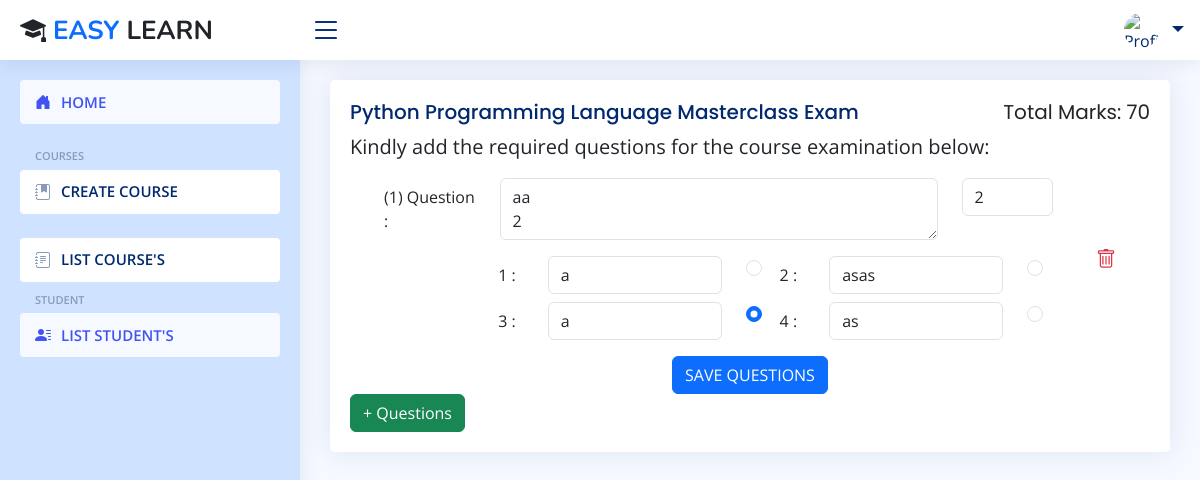
Screenshot of /course/detail/exam/1/ with the database file from the repository.
### Course/models.py (models this page shows, shortened)
class Exam(models.Model):
    id = models.BigAutoField(primary_key=True)
    course = models.OneToOneField(Course, related_name='exam', on_delete=models.CASCADE)
    class Meta:
        db_table = 'Exams Table'

class Course(models.Model):
    id = models.BigAutoField(primary_key=True)
    thumbnail = models.ImageField(upload_to='thumbnails/', null=False, blank=False)
    title = models.CharField(max_length=255, null=False, blank=False)
    category = models.CharField(max_length=255, null=False, blank=False)
    description = models.CharField(max_length=255, null=False, blank=False)
    created_by = models.ForeignKey(User, related_name='courses', on_delete=models.CASCADE)
    created_date = models.DateField(auto_now_add=True)
    class Meta:
        db_table = 'Courses Table'

class Question(models.Model):
    id = models.BigAutoField(primary_key=True)
    exam = models.ForeignKey(Exam, related_name='questions', on_delete=models.CASCADE)
    text = models.CharField(max_length=255, null=False, blank=False)
    mark = models.PositiveIntegerField(null=False, blank=False, default=0)
    class Meta:
        db_table = 'Questions Table'

class Answer(models.Model):
    id = models.BigAutoField(primary_key=True)
    question = models.ForeignKey(Question, related_name='answers', on_delete=models.CASCADE)
    text = models.CharField(max_length=100, null=False, blank=False)
    is_correct = models.BooleanField(default=False)
    class Meta:
        db_table = 'Answers Table'

### Course/views.py (the view, shortened to what this page needs)
# urls.py: path('detail/exam/<int:course_id>/', detail_exam_view, name='detail-exam-view')
def detail_exam_view(request, course_id):
    course = Course.objects.get(id=course_id)
    exam, created = Exam.objects.get_or_create(course=course)
    return render(request, 'course/detail_exam.html', context={'exam':exam})

### Course/templates/course/detail_exam.html (shortened to what this page needs)
{% extends "teacher/base_site.html" %}
{% block main %}
    <main id="main" class="main">
        <section class="section">
            <div class="row">
                <div class="col-12">
                    <div class="card">
                        <div class="card-body">
                            <h5 class="card-title mb-0 pb-2 fs-5 d-flex justify-content-between">
                                {{exam.course.title}} Exam
                                <span class="fs-5 text-dark">Total Marks: 70</span>
                            </h5>
                            <p class="card-text fs-5">Kindly add the required questions for the course examination below:</p>
                            <form id="createQuestionForm" method="post">
                                <div id="examContainer" class="row justify-content-center g-3">
                                    {% for question in exam.questions.all %}
                                        <div class="col-11 question-item" data-prefix="old_question" data-question-number="{{forloop.counter}}">
                                            <div class="row align-items-center">
                                                <div class="col-11">
                                                    <div class="row g-3 justify-content-end">
                                                        <div class="col-12">
                                                            <div class="row">
                                                                <label class="col-sm-2 col-form-label question-label">({{forloop.counter}}) Question :</label>
                                                                <div class="col-sm-8">
                                                                    <textarea class="form-control" name="old_question[]" required>{{question.text}}</textarea>
                                                                </div>
                                                                <div class="col-sm-2">
                                                                    <input type="number" class="form-control" name="old_mark[]" value="{{question.mark}}" placeholder="Marks" required>
                                                                </div>
                                                            </div>
                                                        </div>
                                                        <div class="col-10">
                                                            <div class="row g-2">
                                                                {% for answer in question.answers.all  %}
                                                                <div class="col-6">
                                                                    <div class="row">
                                                                        <label class="col-sm-2 col-form-label">{{forloop.counter}} :</label>
                                                                        <div class="col-sm-8">
                                                                            <input type="text" class="form-control" name="old_question[answer][{{forloop.parentloop.counter}}][]" value="{{answer.text}}" required>
                                                                        </div>
                                                                        <div class="col-sm-2">
                                                                            <input type="radio" name="old_question[is_correct][{{forloop.parentloop.counter}}][]" value="{{forloop.counter}}" class="form-check-input" {% if answer.is_correct %} checked {% endif %} required>
                                                                        </div>
                                                                    </div>
                                                                </div>
                                                                {% endfor %}
                                                            </div>
                                                        </div>
                                                    </div>
                                                </div>
                                                <div class="col-1 text-end">
                                                    <i class="bi bi-trash text-danger fs-5 remove-question"></i>
                                                </div>
                                            </div>
                                        </div>
                                    {% endfor %}
                                </div>
                                <div class="text-center mt-3">
                                    <button type="submit" class="btn btn-primary">SAVE QUESTIONS</button>
                                </div>
                            </form>
                            <button id="addQuestion" class="btn btn-success">+ Questions</button>
                        </div>
                    </div>
                </div>
            </div>
        </section>
    </main>
{% endblock main %}

### Users/static/assets/css/style.css (style rules this page uses)
:root { scroll-behavior: smooth; }
body { font-family: "Open Sans", sans-serif; background: #f6f9ff; color: #444444; }
h1, h2, h3, h4, h5, h6 { font-family: "Nunito", sans-serif; }
#main { margin-top: 60px; padding: 20px 30px; transition: all 0.3s; }
.card { margin-bottom: 30px; border: none; border-radius: 5px; box-shadow: 0px 0 30px rgba(1, 41, 112, 0.1); }
.card-title { padding: 20px 0 15px 0; font-size: 18px; font-weight: 500; color: #012970; font-family: "Poppins", sans-serif; }
.card-title span { color: #899bbd; font-size: 14px; font-weight: 400; }
.card-body { padding: 0 20px 20px 20px; }
@media (min-width: 1200px) { #main, #footer { margin-left: 300px; } }

### rows the page displays
Exam: course "Python Programming Language Masterclass"
Question: text "aa 2", mark "2"
Answer: text "a"
Answer: text "asas"
Answer: text "a", is_correct "☑"
Answer: text "as"
